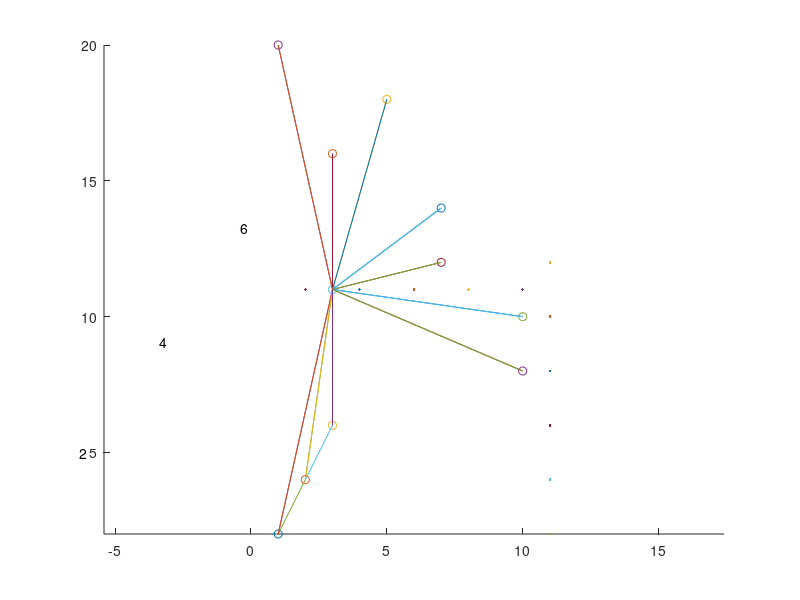

MATLAB code to generate this figure:
clear all;
close all;
n=22;
k=1;
for i=0:n-1
       for j=0:n-1
  z(k) = mod(i+j,n);
% z = mod(x.*y,8);
k=k+1;
        end
end
z=unique(z)
z=z(2:size(z,2))
size(z,2)
k=1;
for i=1:size(z,2)-1
    for j=1:size(z,2)-1
 if ( mod(z(i)*z(j),n))==0
     zz(k)=j;
     k=k+1;
 end
    end
end
zz=unique(zz)
xx = randi([1,10],1,size(zz,2));
figure1 = figure(1);
for i=1:size(zz,2);
   hold on; plot(xx(i),zz(i),'o');hold on
   axis equal;
end



hh=[xx; zz]
annotation(figure1,'textbox',...
    [0.1*hh(1,1) 0.1*hh(2,1) 0.0615 0.0904761904761904],...
    'String',{'2'},...
    'LineStyle','none',...
    'FitBoxToText','off');
% Create textbox
annotation(figure1,'textbox',...
    [0.1*hh(1,2) 0.1*hh(2,2) 0.0329285714285714 0.0595238095238106],...
    'String',{'4'},...
    'LineStyle','none',...
    'FitBoxToText','off');

% Create textbox
annotation(figure1,'textbox',...
    [0.1*hh(1,3) 0.1*hh(2,3) 0.0561428571428574 0.0404761904761907],...
    'String',{'6'},...
    'LineStyle','none',...
    'FitBoxToText','off');
plot(hh(1,1:2), hh(2, 1:2))
plot(hh(1,2:3), hh(2, 2:3))
k=1;
for i=1:size(zz,2)
    for j=1:size(zz,2)
 if ( mod(zz(i)*zz(j),n))==0
%      yy(1,k)=xx(j);
%      yy(2,k)=zz(i);
yy(k,:)=[zz(i) zz(j)];
     k=k+1;
 end
    end
end
yy
y1=unique(yy(:,1))
zyy= yy(y1)
% for i= 1:size(yy,1)
%     if yy(i,

xx= randperm(size(yy,1));
for i=1:size(zyy,1)
    plot(yy(i,1),yy(i,2));hold on
end
yyn=zeros(size(yy));
for i=1:size(zz,2)
c=find(zz(i)==yy);
yyn(c)=i;
end
k=1;
figure(1);hold on;
for i=1:size(yyn,1)
%     for j=1:size(yyn,2)
%         pxy(k,:)=[hh(1,yyn(i,j)) hh(2,yyn(i,j))];
%         k=k+1;
%     end
plot(hh(1,yyn(i,:)), hh(2,yyn(i,:)));
%  k=k+1;
end
% pxy